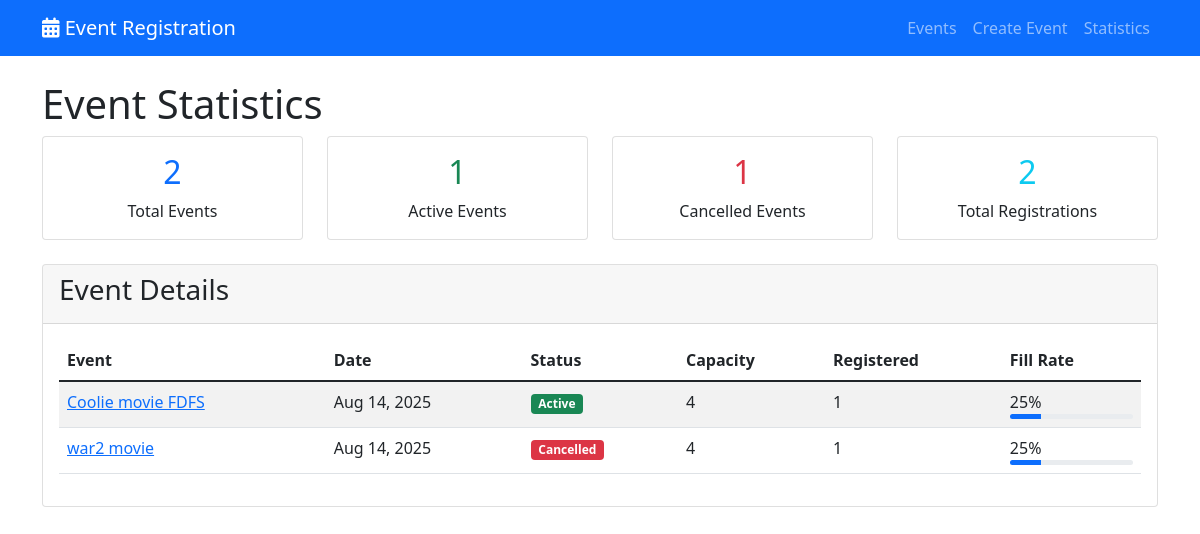
Page /statistics/ on the committed database.
### events/models.py (models this page shows, shortened)
class Event(models.Model):
    STATUS_CHOICES = [
        ('active', 'Active'),
        ('cancelled', 'Cancelled'),
        ('completed', 'Completed'),
    ]
    title = models.CharField(max_length=200)
    description = models.TextField()
    date = models.DateTimeField()
    location = models.CharField(max_length=200)
    capacity = models.PositiveIntegerField()
    status = models.CharField(max_length=10, choices=STATUS_CHOICES, default='active')
    created_at = models.DateTimeField(auto_now_add=True)
    updated_at = models.DateTimeField(auto_now=True)
    class Meta:
        ordering = ['-date']

### events/views.py (the view)
# urls.py: path('statistics/', views.event_statistics, name='event_statistics'),
def event_statistics(request):
    events = Event.objects.annotate(
        registration_count=Count('registrations', filter=Q(registrations__status='confirmed'))
    )
    stats = {
        'total_events': events.count(),
        'active_events': events.filter(status='active').count(),
        'cancelled_events': events.filter(status='cancelled').count(),
        'total_registrations': Registration.objects.filter(status='confirmed').count(),
    }
    context = {
        'events': events,
        'stats': stats,
    }
    return render(request, 'events/statistics.html', context)

### events/templates/events/statistics.html (shortened to what this page needs)
{% extends 'base.html' %}
{% block content %}
<h1>Event Statistics</h1>
<div class="row mb-4">
    <div class="col-md-3">
        <div class="card text-center">
            <div class="card-body">
                <h2 class="text-primary">{{ stats.total_events }}</h2>
                <p class="card-text">Total Events</p>
            </div>
        </div>
    </div>
    <div class="col-md-3">
        <div class="card text-center">
            <div class="card-body">
                <h2 class="text-success">{{ stats.active_events }}</h2>
                <p class="card-text">Active Events</p>
            </div>
        </div>
    </div>
    <div class="col-md-3">
        <div class="card text-center">
            <div class="card-body">
                <h2 class="text-danger">{{ stats.cancelled_events }}</h2>
                <p class="card-text">Cancelled Events</p>
            </div>
        </div>
    </div>
    <div class="col-md-3">
        <div class="card text-center">
            <div class="card-body">
                <h2 class="text-info">{{ stats.total_registrations }}</h2>
                <p class="card-text">Total Registrations</p>
            </div>
        </div>
    </div>
</div>
<div class="card">
    <div class="card-header">
        <h3>Event Details</h3>
    </div>
    <div class="card-body">
        <div class="table-responsive">
            <table class="table table-striped">
                <thead>
                    <tr>
                        <th>Event</th>
                        <th>Date</th>
                        <th>Status</th>
                        <th>Capacity</th>
                        <th>Registered</th>
                        <th>Fill Rate</th>
                    </tr>
                </thead>
                <tbody>
                    {% for event in events %}
                        <tr>
                            <td>
                                <a href="{% url 'event_detail' event.pk %}">{{ event.title }}</a>
                            </td>
                            <td>{{ event.date|date:"M d, Y" }}</td>
                            <td>
                                <span class="badge bg-{% if event.status == 'active' %}success{% elif event.status == 'cancelled' %}danger{% else %}secondary{% endif %}">
                                    {{ event.get_status_display }}
                                </span>
                            </td>
                            <td>{{ event.capacity }}</td>
                            <td>{{ event.registration_count }}</td>
                            <td>
                                {% widthratio event.registration_count event.capacity 100 %}%
                                <div class="progress" style="height: 5px;">
                                    <div class="progress-bar" role="progressbar" style="width: {% widthratio event.registration_count event.capacity 100 %}%"></div>
                                </div>
                            </td>
                        </tr>
                    {% endfor %}
                </tbody>
            </table>
        </div>
    </div>
</div>
{% endblock %}

### rows in the picture
Event: title "Coolie movie FDFS", date "Aug 14, 2025", status "Active", capacity "4", registration_count "1", capacity "25"
Event: title "war2 movie", date "Aug 14, 2025", status "Cancelled", capacity "4", registration_count "1", capacity "25"

### other values in the picture
{{ stats.total_events }} "2"
{{ stats.active_events }} "1"
{{ stats.cancelled_events }} "1"
{{ stats.total_registrations }} "2"
